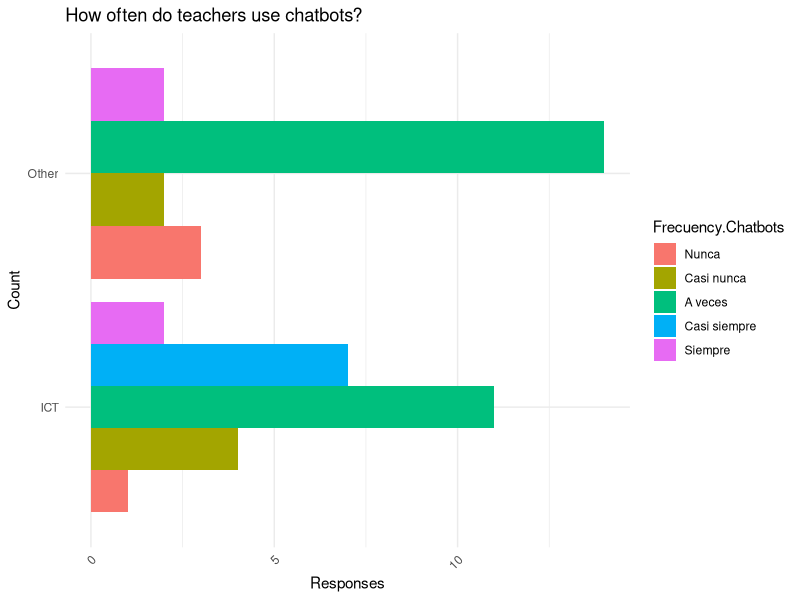

Recreate this plot in R.
## ---- chunk 1
library(ggplot2)
library(dplyr)
library(tidyr)

frecuencias_data <- read.csv("../data/chatbots-fecuencia-uso-chatbots-docentes.csv", header = TRUE, na.strings="", sep = ";")

frecuencias_data$Discipline <- recode( frecuencias_data$Disciplina,
                                      "FFL" = "Other",
                                      "TIC" = "ICT",
                                      "Otras" = "Other"
                                      )
frecuencias_data$Frecuency.Chatbots <- factor(frecuencias_data$Frecuency.Chatbots,
                                       levels = c("Nunca","Casi nunca","A veces","Casi siempre","Siempre")
                                       )
ggplot(frecuencias_data, aes(fill=Frecuency.Chatbots, y=Discipline)) +
  geom_bar( position="dodge") +
  labs(title="How often do teachers use chatbots?", x="Responses", y="Count") +
  theme_minimal() +
  theme(axis.text.x = element_text(angle = 45, hjust = 1))
## ---- chunk 2
library(knitr)
library(kableExtra)

resultados_uso <- frecuencias_data %>%
  group_by(Discipline,Frecuency.Chatbots) %>%
  summarise( Count = n() ) %>%
  mutate( Percentage = Count / sum(Count) ) 

resultados_uso$Count <- NULL
resultados_uso$Frecuency.Chatbots <- factor(resultados_uso$Frecuency.Chatbots,
                                       levels = c("Nunca","Casi nunca","A veces","Casi siempre","Siempre")
                                       )

options(knitr.kable.NA = 0)
resultados_uso %>%
  pivot_wider(names_from = Frecuency.Chatbots, values_from = Percentage, id_cols = Discipline) %>%
  kable( digits=3,
         col.names = c("Discipline", "Never", "Almost never","Sometimes","Almost always","Always"),
         caption = "How often I have used chatbots",
  ) %>%
  kable_styling( full_width = FALSE )
